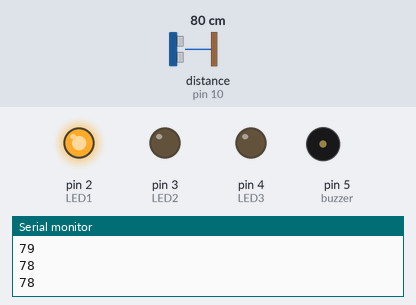
A sketch run on a simulated Arduino Uno, built with avr-gcc and run on an emulated ATmega328P. Shown: output pins drawn as LEDs (lit = HIGH), buzzer (waves = sounding, pin HIGH), the last lines printed to the serial monitor. Wiring (inferred from the names in the program): ultrasonic range finder: trigger pin 9; echo pin 10. The inputs (shaded band) are chosen by the test bench; at power-on: distance to the obstacle (sensor on pin 10) 80 cm. The echo pulse lasts 58.3 µs per cm; pins used as bus, display or sensor lines are not drawn.

Above: at 1.5 s.
1.6 s: distance to the obstacle (sensor on pin 10) set to 25 cm
3.3 s: distance to the obstacle (sensor on pin 10) set to 20 cm
At 4.1 s:
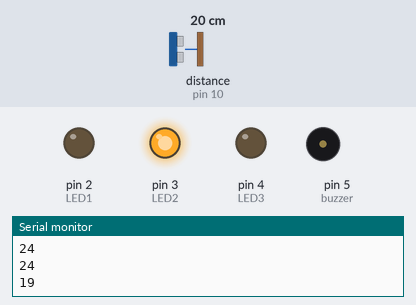
5.0 s: distance to the obstacle (sensor on pin 10) set to 13 cm
6.8 s: distance to the obstacle (sensor on pin 10) set to 10 cm
At 8.2 s:
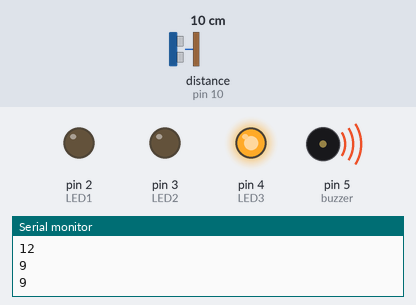
8.5 s: distance to the obstacle (sensor on pin 10) set to 18 cm
At 10.0 s:
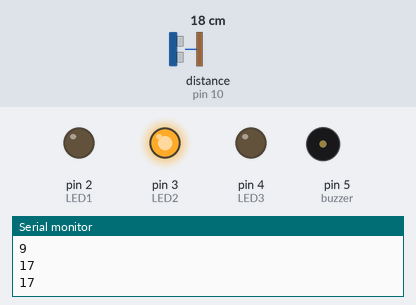
10.6 s: distance to the obstacle (sensor on pin 10) set to 2 cm
At 11.7 s:
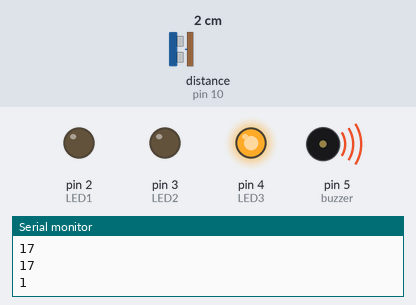
Timing chart, 0 to 13.6 s (numbered marks = the images above; inputs shaded):
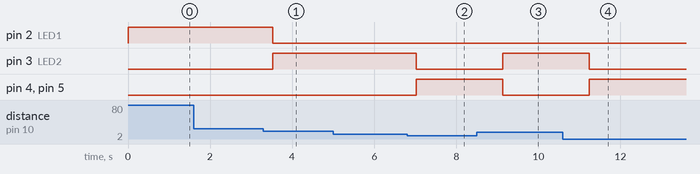

Measured:
- the behaviour switches between 22 and 21 cm on distance to the obstacle (sensor on pin 10) (found by bisection; images 0 and 1)
- the behaviour switches between 12 and 11 cm on distance to the obstacle (sensor on pin 10) (found by bisection; images 1 and 2)
- after the input at 3.3 s, pin 2 (LED1): HIGH → LOW after 0.22 s; pin 3 (LED2): LOW → HIGH after 0.22 s
- after the input at 6.8 s, pin 3 (LED2): HIGH → LOW after 0.23 s; pin 4 (LED3), pin 5 (buzzer): LOW → HIGH after 0.23 s
- after the input at 8.5 s, pin 3 (LED2): LOW → HIGH after 0.63 s; pin 4 (LED3), pin 5 (buzzer): HIGH → LOW after 0.63 s
- after the input at 10.6 s, pin 3 (LED2): HIGH → LOW after 0.64 s; pin 4 (LED3), pin 5 (buzzer): LOW → HIGH after 0.64 s

The sketch:

sketch_apr21b.ino
```cpp
const int trigPin = 9;
const int echoPin = 10;

const int LED1 = 2;
const int LED2 = 3;
const int LED3 = 4;
const int buzzer = 5;

long duration;
int distance;

void setup() {
  Serial.begin(9600);

  pinMode(trigPin, OUTPUT);
  pinMode(echoPin, INPUT);

  pinMode(LED1, OUTPUT);
  pinMode(LED2, OUTPUT);
  pinMode(LED3, OUTPUT);
  pinMode(buzzer, OUTPUT);
}

void loop() {

  // Trigger pulse
  digitalWrite(trigPin, LOW);
  delayMicroseconds(2);

  digitalWrite(trigPin, HIGH);
  delayMicroseconds(10);
  digitalWrite(trigPin, LOW);

  // READ ECHO (with timeout to avoid 0 issue)
  duration = pulseIn(echoPin, HIGH, 30000);

  // If no signal
  if (duration == 0) {
    Serial.println(-1);   // debug value
    delay(500);
    return;
  }

  // Convert distance
  distance = duration * 0.034 / 2;

  // Send to Python
  Serial.println(distance);

  // LOGIC

  if (distance > 20) {
    digitalWrite(LED1, HIGH);
    digitalWrite(LED2, LOW);
    digitalWrite(LED3, LOW);
    digitalWrite(buzzer, LOW);
  }

  else if (distance > 10 && distance <= 20) {
    digitalWrite(LED1, LOW);
    digitalWrite(LED2, HIGH);
    digitalWrite(LED3, LOW);
    digitalWrite(buzzer, LOW);
  }

  else {
    digitalWrite(LED1, LOW);
    digitalWrite(LED2, LOW);
    digitalWrite(LED3, HIGH);
    digitalWrite(buzzer, HIGH);
  }

  delay(700);
}
```
